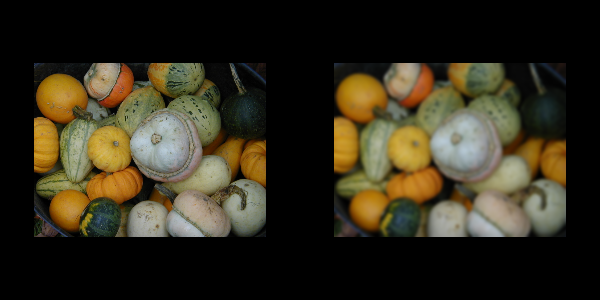

Generate this figure with Python:
#!/usr/bin/env python

# Low-pass filtering with a Gaussian kernel applied to a color image
# (Gourds.png).  The left viewport shows the original; the right shows
# the smoothed result.

import os
from pathlib import Path

# Factory overrides: importing these modules registers the OpenGL rendering
# and interaction style implementations for vtkRenderingCore factory classes.
import vtkmodules.vtkInteractionStyle  # noqa: F401
import vtkmodules.vtkRenderingOpenGL2  # noqa: F401
# VTK pipeline classes used in this example
from vtkmodules.vtkIOImage import vtkPNGReader
from vtkmodules.vtkImagingCore import vtkImageCast
from vtkmodules.vtkImagingGeneral import vtkImageGaussianSmooth
from vtkmodules.vtkInteractionStyle import vtkInteractorStyleImage
from vtkmodules.vtkRenderingCore import (
    vtkImageActor,
    vtkRenderWindow,
    vtkRenderWindowInteractor,
    vtkRenderer,
)

# Colors (normalized RGB)
black_rgb = (0.0, 0.0, 0.0)

# Data directory: defaults to the folder containing this script
data_dir = Path(os.environ.get("VPE_DATA_DIR", Path(__file__).parent))

# Reader: load the color PNG image
reader = vtkPNGReader()
reader.SetFileName(str(data_dir / "Gourds.png"))
reader.Update()

# Cast: convert to float for the Gaussian filter
cast = vtkImageCast()
cast.SetInputConnection(reader.GetOutputPort())
cast.SetOutputScalarTypeToFloat()

# Filter: Gaussian smoothing (low-pass filter)
smooth = vtkImageGaussianSmooth()
smooth.SetDimensionality(2)
smooth.SetInputConnection(cast.GetOutputPort())
smooth.SetStandardDeviations(4.0, 4.0)
smooth.SetRadiusFactors(2.0, 2.0)

# Actor 1: original image in the left viewport
actor_original = vtkImageActor()
actor_original.GetMapper().SetInputConnection(reader.GetOutputPort())

# Actor 2: smoothed image in the right viewport
actor_smoothed = vtkImageActor()
actor_smoothed.GetMapper().SetInputConnection(smooth.GetOutputPort())

# Renderer 1: left viewport — original
renderer_left = vtkRenderer()
renderer_left.SetViewport(0.0, 0.0, 0.5, 1.0)
renderer_left.AddActor(actor_original)
renderer_left.ResetCamera()
renderer_left.SetBackground(black_rgb)

# Renderer 2: right viewport — smoothed
renderer_right = vtkRenderer()
renderer_right.SetViewport(0.5, 0.0, 1.0, 1.0)
renderer_right.AddActor(actor_smoothed)
renderer_right.ResetCamera()
renderer_right.SetBackground(black_rgb)

# Window: display the rendered scene
render_window = vtkRenderWindow()
render_window.AddRenderer(renderer_left)
render_window.AddRenderer(renderer_right)
render_window.SetWindowName("gaussian smooth")
render_window.SetMultiSamples(0)
render_window.SetSize(600, 300)

# Interactor: handle mouse and keyboard events with 2D image style
render_window_interactor = vtkRenderWindowInteractor()
interactor_style_image = vtkInteractorStyleImage()
render_window_interactor.SetInteractorStyle(interactor_style_image)
render_window_interactor.SetRenderWindow(render_window)

# Launch the interactive visualization
render_window_interactor.Initialize()
render_window_interactor.Start()
